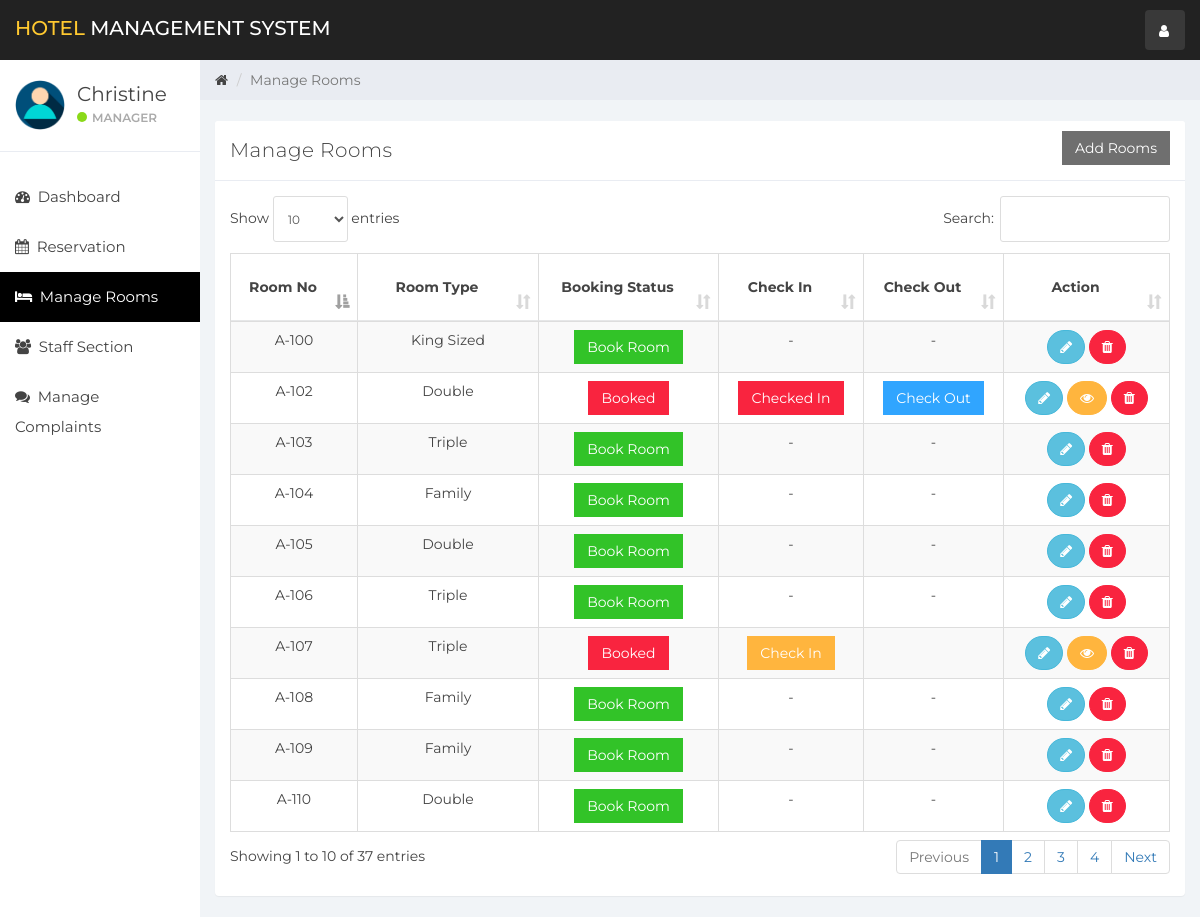
Screenshot of /index.php?room_mang (signed in) with the database file from the repository.
### tables this page shows
CREATE TABLE `user` (
  `id` int(11) NOT NULL,
  `name` varchar(100) NOT NULL,
  `username` varchar(15) NOT NULL,
  `email` varchar(100) NOT NULL,
  `password` varchar(100) NOT NULL,
  `created_at` timestamp NOT NULL DEFAULT current_timestamp()
);

CREATE TABLE `room` (
  `room_id` int(10) NOT NULL,
  `room_type_id` int(10) NOT NULL,
  `room_no` varchar(10) NOT NULL,
  `status` tinyint(1) DEFAULT NULL,
  `check_in_status` tinyint(1) NOT NULL,
  `check_out_status` tinyint(1) NOT NULL,
  `deleteStatus` tinyint(1) DEFAULT 0
);

CREATE TABLE `room_type` (
  `room_type_id` int(10) NOT NULL,
  `room_type` varchar(100) NOT NULL,
  `price` int(10) NOT NULL,
  `max_person` int(10) NOT NULL
);

### room_mang.php (the view, shortened to what this page needs)
<div class="col-sm-9 col-sm-offset-3 col-lg-10 col-lg-offset-2 main">
    <div class="row">
        <ol class="breadcrumb">
            <li><a href="#">
                    <em class="fa fa-home"></em>
                </a></li>
            <li class="active">Manage Rooms</li>
        </ol>
    </div>
    <br>
    <div class="row">
        <div class="col-lg-12">
        </div>
    </div>
    <div class="row">
        <div class="col-lg-12">
            <div class="panel panel-default">
                <div class="panel-heading">Manage Rooms
                    <button class="btn btn-secondary pull-right" style="border-radius:0%" data-toggle="modal" data-target="#addRoom">Add Rooms</button>
                </div>
                <div class="panel-body">
                    <table class="table table-striped table-bordered table-responsive" cellspacing="0" width="100%"
                           id="rooms">
                        <thead>
                        <tr>
                            <th style="text-align: center">Room No</th>
                            <th style="text-align: center">Room Type</th>
                            <th style="text-align: center">Booking Status</th>
                            <th style="text-align: center">Check In</th>
                            <th style="text-align: center">Check Out</th>
                            <th style="text-align: center">Action</th>
                        </tr>
                        </thead>
                        <tbody align="center">
                        <?php
                        $room_query = "SELECT * FROM room NATURAL JOIN room_type WHERE deleteStatus = 0";
                        $rooms_result = mysqli_query($connection, $room_query);
                        if (mysqli_num_rows($rooms_result) > 0) {
                            while ($rooms = mysqli_fetch_assoc($rooms_result)) { ?>
                                <tr>
                                    <td><?php echo $rooms['room_no'] ?></td>
                                    <td><?php echo $rooms['room_type'] ?></td>
                                    <td>
                                        <?php
                                        if ($rooms['status'] == 0) {
                                            echo '<a href="index.php?reservation&room_id=' . $rooms['room_id'] . '&room_type_id=' . $rooms['room_type_id'] . '" class="btn btn-success" style="border-radius:0%">Book Room</a>';
                                        } else {
                                            echo '<a href="#" class="btn btn-danger" style="border-radius:0%">Booked</a>';
                                        }
                                        ?>
                                    <td>
                                        <?php
                                        if ($rooms['status'] == 1 && $rooms['check_in_status'] == 0) {
                                            echo '<button class="btn btn-warning" id="checkInRoom"  data-id="' . $rooms['room_id'] . '" data-toggle="modal" style="border-radius:0%" data-target="#checkIn">Check In</button>';
                                        } elseif ($rooms['status'] == 0) {
                                            echo '-';
                                        } else {
                                            echo '<a href="#" class="btn btn-danger" style="border-radius:0%">Checked In</a>';
                                        }
                                        ?>
                                    </td>
                                    <td>
                                        <?php
                                        if ($rooms['status'] == 1 && $rooms['check_in_status'] == 1) {
                                            echo '<button class="btn btn-primary" style="border-radius:0%" id="checkOutRoom" data-id="' . $rooms['room_id'] . '">Check Out</button>';
                                        } elseif ($rooms['status'] == 0) {
                                            echo '-';
                                        }
                                        ?>
                                    </td>
                                    <td>
                                        <button title="Edit Room Information" style="border-radius:60px;" data-toggle="modal"
                                                data-target="#editRoom" data-id="<?php echo $rooms['room_id']; ?>"
                                                id="roomEdit" class="btn btn-info"><i class="fa fa-pencil"></i></button>
                                        <?php
                                        if ($rooms['status'] == 1) {
                                            echo '<button title="Customer Information" data-toggle="modal" data-target="#cutomerDetailsModal" data-id="' . $rooms['room_id'] . '" id="cutomerDetails" class="btn btn-warning" style="border-radius:60px;"><i class="fa fa-eye"></i></button>';
                                        }
                                        ?>
                                        <a href="ajax.php?delete_room=<?php echo $rooms['room_id']; ?>"
                                           class="btn btn-danger" style="border-radius:60px;" onclick="return confirm('Are you Sure?')"><i
                                                    class="fa fa-trash" alt="delete"></i></a>
                                    </td>
                                </tr>
                            <?php }
                        } else {
                            echo "No Rooms";
                        }
                        ?>
                        </tbody>
                    </table>
                </div>
            </div>
        </div>
    </div>
</div>

### header.php (shortened to what this page needs)
<!DOCTYPE html>
<html>
<head>
    <link href="css/bootstrap.min.css" rel="stylesheet">
    <link href="css/font-awesome.min.css" rel="stylesheet">
    <link href="css/datepicker3.css" rel="stylesheet">
    <link href="css/dataTables.bootstrap.min.css" rel="stylesheet">
    <link href="css/styles.css" rel="stylesheet">
</head>
<body>
<nav class="navbar navbar-custom navbar-fixed-top" role="navigation">
    <div class="container-fluid">
        <div class="navbar-header">
            <a class="navbar-brand" href="index.php?dashboard"><span>Hotel </span>Management System</a>
            <ul class="nav navbar-top-links navbar-right">
                <li class="dropdown"><a class="dropdown-toggle count-info" data-toggle="dropdown" href="#">
                        <em class="fa fa-user"></em>
                    </a>
                </li>
            </ul>
        </div>
    </div>
</nav>

### sidebar.php (shortened to what this page needs)
<div id="sidebar-collapse" class="col-sm-3 col-lg-2 sidebar">
    <div class="profile-sidebar">
        <div class="profile-userpic">
            <img src="img/user.png" class="img-responsive" alt="">
        </div>
        <div class="profile-usertitle">
            <div class="profile-usertitle-name"><?php echo $user['name'];?></div>
            <div class="profile-usertitle-status"><span class="indicator label-success"></span>Manager</div>
        </div>
    </div>
    <ul class="nav menu">
    <?php
        if (isset($_GET['dashboard'])){ ?>
            <li class="active">
                <a href="index.php?dashboard"><em class="fa fa-dashboard">&nbsp;</em>
                    Dashboard
                </a>
            </li>
        <?php } else{?>
            <li>
                <a href="index.php?dashboard"><em class="fa fa-dashboard">&nbsp;</em>
                    Dashboard
                </a>
            </li>
        <?php }
        if (isset($_GET['reservation'])){ ?>
            <li class="active">
            <a href="index.php?reservation"><em class="fa fa-calendar">&nbsp;</em>
                    Reservation
                </a>
            </li>
        <?php } else{?>
            <li>
            <a href="index.php?reservation"><em class="fa fa-calendar">&nbsp;</em>
                    Reservation
                </a>
            </li>
        <?php }
        if (isset($_GET['room_mang'])){ ?>
            <li class="active">
                <a href="index.php?room_mang"><em class="fa fa-bed">&nbsp;</em>
                    Manage Rooms
                </a>
            </li>
        <?php }
        if (isset($_GET['staff_mang'])){ ?>
            <li class="active">
                <a href="index.php?staff_mang"><em class="fa fa-users">&nbsp;</em>
                    Staff Section
                </a>
            </li>
        <?php } else{?>
            <li>
                <a href="index.php?staff_mang"><em class="fa fa-users">&nbsp;</em>
                    Staff Section
                </a>
            </li>
        <?php }
        if (isset($_GET['complain'])){ ?>
            <li class="active">
                <a href="index.php?complain"><em class="fa fa-comments">&nbsp;</em>
                    Manage Complaints
                </a>
            </li>
        <?php } else{?>
            <li>
                <a href="index.php?complain"><em class="fa fa-comments">&nbsp;</em>
                    Manage Complaints
                </a>
            </li>
        <?php }
        ?>
    </ul>
</div>

### index.php (shortened to what this page needs)
<?php
include_once "db.php";
if (isset($_SESSION['user_id'])){
    $user_id = $_SESSION['user_id'];
    $userQuery = "SELECT * FROM user WHERE id = '$user_id'";
    $result = mysqli_query($connection, $userQuery);
    $user = mysqli_fetch_assoc($result);
}else{
    header('Location:login.php');
}
include_once "header.php";
include_once "sidebar.php";
if (isset($_GET['room_mang'])){
    include_once "room_mang.php";
}
elseif (isset($_GET['dashboard'])){
    include_once "dashboard.php";
}
elseif (isset($_GET['reservation'])){
    include_once "reservation.php";
}
elseif (isset($_GET['staff_mang'])){
    include_once "staff_mang.php";
}
elseif (isset($_GET['add_emp'])){
    include_once "add_emp.php";
}
elseif (isset($_GET['complain'])){
    include_once "complain.php";
}
elseif (isset($_GET['emp_history'])){
    include_once "emp_history.php";
}
include_once "footer.php";
?>

### footer.php (shortened to what this page needs)
<html>
<head>
</head>
<body>
</body>
</html>

### rows the page displays
user: name "Christine"
room: room_no "A-102", room_type.room_type "Double", status "Booked"
room: room_no "A-103", room_type.room_type "Triple"
room: room_no "A-104", room_type.room_type "Family"
room: room_no "A-100", room_type.room_type "King Sized"
room: room_no "A-110", room_type.room_type "Double"
room: room_no "A-105", room_type.room_type "Double"
room: room_no "A-106", room_type.room_type "Triple"
room: room_no "A-107", room_type.room_type "Triple", status "Booked"
room: room_no "A-108", room_type.room_type "Family"
room: room_no "A-109", room_type.room_type "Family"
